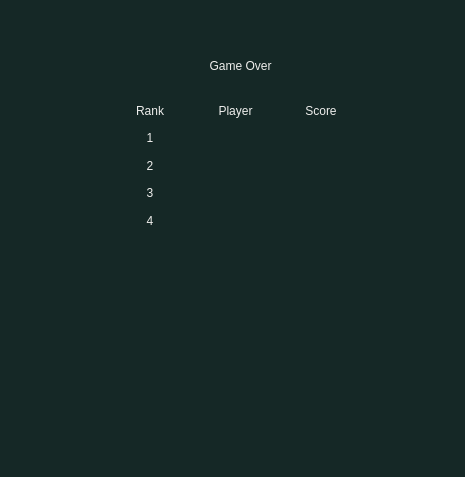
<?xml version="1.0" encoding="UTF-8"?>
<ui version="4.0">
 <class>ScoreDialog</class>
 <widget class="QDialog" name="ScoreDialog">
  <property name="geometry">
   <rect>
    <x>0</x>
    <y>0</y>
    <width>465</width>
    <height>477</height>
   </rect>
  </property>
  <property name="windowTitle">
   <string>Dialog</string>
  </property>
  <property name="styleSheet">
   <string notr="true">background-color: qlineargradient(spread:pad, x1:1, y1:0, x2:1, y2:0, stop:0 rgba(21, 40, 38, 255), stop:1 rgba(255, 255, 255, 255));

color: rgb(238, 238, 236);
font: 75 11pt &quot;Console&quot;;</string>
  </property>
  <widget class="QWidget" name="gridLayoutWidget">
   <property name="geometry">
    <rect>
     <x>110</x>
     <y>100</y>
     <width>251</width>
     <height>131</height>
    </rect>
   </property>
   <layout class="QGridLayout" name="scoreLayout">
    <item row="3" column="2">
     <widget class="QLabel" name="score3">
      <property name="text">
       <string/>
      </property>
     </widget>
    </item>
    <item row="0" column="0">
     <widget class="QLabel" name="rankLabel">
      <property name="text">
       <string>Rank</string>
      </property>
      <property name="alignment">
       <set>Qt::AlignCenter</set>
      </property>
     </widget>
    </item>
    <item row="3" column="0">
     <widget class="QLabel" name="rank3">
      <property name="text">
       <string>3</string>
      </property>
      <property name="alignment">
       <set>Qt::AlignCenter</set>
      </property>
     </widget>
    </item>
    <item row="1" column="2">
     <widget class="QLabel" name="score1">
      <property name="text">
       <string/>
      </property>
     </widget>
    </item>
    <item row="2" column="2">
     <widget class="QLabel" name="score2">
      <property name="text">
       <string/>
      </property>
     </widget>
    </item>
    <item row="1" column="1">
     <widget class="QLabel" name="player1">
      <property name="text">
       <string/>
      </property>
     </widget>
    </item>
    <item row="0" column="2">
     <widget class="QLabel" name="scoreLabel">
      <property name="text">
       <string>Score</string>
      </property>
      <property name="alignment">
       <set>Qt::AlignCenter</set>
      </property>
     </widget>
    </item>
    <item row="0" column="1">
     <widget class="QLabel" name="playerLabel">
      <property name="text">
       <string>Player</string>
      </property>
      <property name="alignment">
       <set>Qt::AlignCenter</set>
      </property>
     </widget>
    </item>
    <item row="2" column="0">
     <widget class="QLabel" name="rank2">
      <property name="text">
       <string>2</string>
      </property>
      <property name="alignment">
       <set>Qt::AlignCenter</set>
      </property>
     </widget>
    </item>
    <item row="1" column="0">
     <widget class="QLabel" name="rank1">
      <property name="text">
       <string>1</string>
      </property>
      <property name="alignment">
       <set>Qt::AlignCenter</set>
      </property>
     </widget>
    </item>
    <item row="3" column="1">
     <widget class="QLabel" name="player3">
      <property name="text">
       <string/>
      </property>
     </widget>
    </item>
    <item row="4" column="0">
     <widget class="QLabel" name="rank4">
      <property name="text">
       <string>4</string>
      </property>
      <property name="alignment">
       <set>Qt::AlignCenter</set>
      </property>
     </widget>
    </item>
    <item row="4" column="1">
     <widget class="QLabel" name="player4">
      <property name="text">
       <string/>
      </property>
     </widget>
    </item>
    <item row="4" column="2">
     <widget class="QLabel" name="score4">
      <property name="text">
       <string/>
      </property>
     </widget>
    </item>
    <item row="2" column="1">
     <widget class="QLabel" name="player2">
      <property name="text">
       <string/>
      </property>
     </widget>
    </item>
   </layout>
  </widget>
  <widget class="QLabel" name="informationLabel">
   <property name="geometry">
    <rect>
     <x>140</x>
     <y>50</y>
     <width>201</width>
     <height>31</height>
    </rect>
   </property>
   <property name="text">
    <string>Game Over</string>
   </property>
   <property name="alignment">
    <set>Qt::AlignCenter</set>
   </property>
  </widget>
 </widget>
 <resources/>
 <connections/>
</ui>
